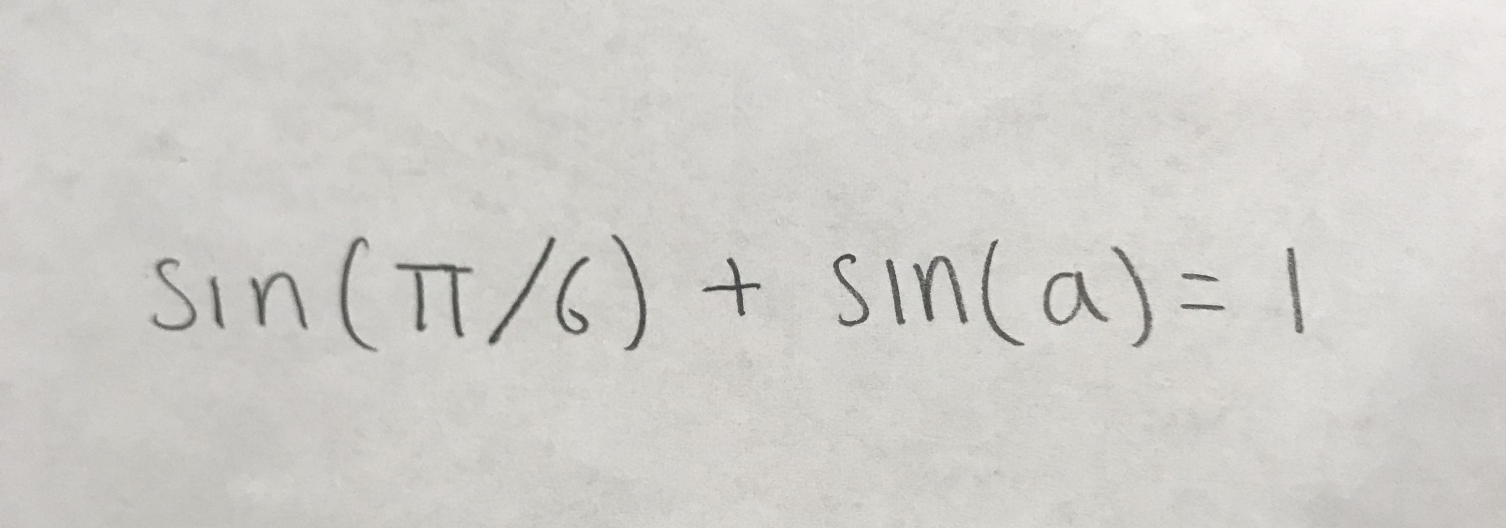
#> input picture IMG_3724.JPG, 3011 x 1056 px (shown at 1/2 size)
$ python main.py IMG_3724.JPG
#> lines starting #> are read from the running program, lines starting #| are printed output that depends on the picture; after the words box and inside, x2 and y2 are one past the last pixel; in counts of white or black regions, pixels touching at a corner belong together
### cv.py
import cv2
import numpy as np
from PIL import Image, ImageOps

#https://stackoverflow.com/questions/44650888/resize-an-image-without-distortion-opencv citation for this function
def resize2SquareKeepingAspectRation(img, size, interpolation):
  h, w = img.shape[:2]
  c = None if len(img.shape) < 3 else img.shape[2]
  if h == w: return cv2.resize(img, (size, size), interpolation)
  if h > w: dif = h
  else:     dif = w
  x_pos = int((dif - w)/2.)
  y_pos = int((dif - h)/2.)
  if c is None:
    mask = np.zeros((dif, dif), dtype=img.dtype)
    mask[y_pos:y_pos+h, x_pos:x_pos+w] = img[:h, :w]
  else:
    mask = np.zeros((dif, dif, c), dtype=img.dtype)
    mask[y_pos:y_pos+h, x_pos:x_pos+w, :] = img[:h, :w, :]
  return cv2.resize(mask, (size, size), interpolation)


def cv_imgs(imgpath):
    img = cv2.imread(imgpath)
    morph = img.copy()
    morph = cv2.fastNlMeansDenoising(img)
    # cv2.imwrite("denoise.png", morph)
    kernel = cv2.getStructuringElement(cv2.MORPH_RECT, (3, 15))
    gray = cv2.cvtColor(morph, cv2.COLOR_BGR2GRAY)
    # cv2.imwrite("gray.png", gray)
    gradient_image = cv2.morphologyEx(gray, cv2.MORPH_GRADIENT, kernel)
    # cv2.imwrite("morphology.png", gradient_image)

    blur = cv2.medianBlur(gradient_image,3)
    # cv2.imwrite("blur.png", blur)

    ret, thing = cv2.threshold(blur, 5, 255.0, cv2.THRESH_BINARY + cv2.THRESH_OTSU)


    th3 = cv2.adaptiveThreshold(thing,255,cv2.ADAPTIVE_THRESH_GAUSSIAN_C,\
            cv2.THRESH_BINARY_INV,11,2)
    # cv2.imwrite("threshold.png", th3)


    img_dilation = cv2.dilate(th3, kernel, iterations=4)
    # cv2.imwrite("dilate.png", img_dilation)
    conturs_lst = cv2.findContours(img_dilation, cv2.RETR_EXTERNAL, cv2.CHAIN_APPROX_SIMPLE)[-2]


    coor_lst = []
    for cnt in conturs_lst:
        x,y,w,h = cv2.boundingRect(cnt)
        if w < 35 or h < 35:
            continue
        coor_lst.append((x,y,w,h))


    coor_lst.sort(key=lambda tup: tup[0])
    pic_lst = []
    exp_lst = []
    comp = 0
    for coor in coor_lst:
        comp +=1
        x = coor[0]
        y = coor[1]
        w = coor[2]
        h = coor[3]
        cv2.rectangle(img, (x,y), (x+w, y+h), (255, 0, 255), 1, cv2.LINE_AA)
        roi = 0
        if h > w:
            roi = img[y+30:y+h-30, x+2:x+w-2]
        if h < w:
            roi = img[y+2:y+h-2, x+2:x+w-2]

        exp_stuff = [x,y,w,h]
        exp_lst.append(exp_stuff)
        # cv2.imwrite(str(comp) + '.jpg', roi)
        # cv2.imwrite(str(comp) + 'seeing.jpg', roi)

        # new_img = cv2.imread(str(comp) + '.jpg', cv2.IMREAD_GRAYSCALE)
        #No need to write locally?
        new_img = cv2.cvtColor(roi, cv2.COLOR_RGB2GRAY)

        thresh, im_bw = cv2.threshold(new_img, 128, 255, cv2.THRESH_BINARY | cv2.THRESH_OTSU)
        final = cv2.bitwise_not(im_bw)
        resize_img = 0
        if h > w:
            resize_img = resize2SquareKeepingAspectRation(final, h-60, interpolation = cv2.INTER_AREA)
        if h < w:
            resize_img = resize2SquareKeepingAspectRation(final, w-60, interpolation = cv2.INTER_AREA)
        else:
            resize_img = resize2SquareKeepingAspectRation(final, h, interpolation = cv2.INTER_AREA)
        dilation = cv2.dilate(resize_img,np.ones((5,5),np.uint8),iterations = 1)
        resize_img = resize2SquareKeepingAspectRation(dilation, 26, interpolation = cv2.INTER_AREA)
        constant = cv2.copyMakeBorder(resize_img, 1, 1, 1, 1, cv2.BORDER_CONSTANT, value=[0,0,0])

        # cv2.imwrite(str(comp) + '.jpg', constant)
        pic_lst.append(constant)
    cv2.imwrite("bounded.png", img)
    return pic_lst, exp_lst

### exponent.py
from sklearn.cluster import KMeans
import numpy as np

sample = [(4,4,4,4),
(8,4,4,4),
(9,5,2,2),
(12,4,4,4),
(16,4,4,4),
(20,4,4,4),
(21,5,2,2),
]

sample2 = [(206,142,102,125),
(282,17,82,153),
(394,142,76,123),
(563,75,83,178),
(684,81,84,192)]

sample3 = [
[382, 423, 153, 189],
[577, 246, 66, 157],
[773, 425, 92, 160],
[1105, 352, 84, 215],
[1273, 228, 64, 152],
[1441, 416, 101, 115],
[1667, 311, 78, 256],
[1854, 368, 109, 122],
[2050, 293, 116, 240]
]

def expo(coor_lst):
    expo_lst = [0]
    for i in range(1,len(coor_lst)):
        lowBound = coor_lst[i][1] + coor_lst[i][3]
        midL = coor_lst[i-1][1] + (coor_lst[i-1][3]/2)
        midR = midL
        if i < len(coor_lst)-1:
            midR = coor_lst[i+1][1] + (coor_lst[i+1][3]/2)
        if lowBound < midL or lowBound < midR:
            expo_lst.append(1)
        else:
            expo_lst.append(0)
    return expo_lst

### trying.py
import keras
from keras.models import Sequential
from keras.layers import Dense, Dropout, Flatten
from keras.layers import Conv2D, MaxPooling2D
from keras.utils import to_categorical
from keras.preprocessing import image
import numpy as np
import pandas as pd
from PIL import Image
import cv2
from keras.models import model_from_yaml
from one import gradient


index_value_dict = {
    "0": "0",
    "1": "1",
    "2": "2",
    "3": "3",
    "4": "4",
    "5": "5",
    "6": "6",
    "7": "7",
    "8": "8",
    "9": "9",
    "10": ")",
    "11": "(",
    "12": "+",
    "13": "-",
    "14": "*",
    "15": "a",
    "16": "c",
    "17": "n",
    "18": "=",
    "19": "e",
    "20": "pi",
    "21": "/"
}

equals_minus_dict = {
    "0": "=",
    "1": "-"
}


def get_rep(image):

    # [8 lines of commented-out code are left out]
    yaml_file = open('models/test1.yaml', 'r')
    loaded_model_yaml = yaml_file.read()
    yaml_file.close()
    loaded_model = model_from_yaml(loaded_model_yaml)
    loaded_model.load_weights("models/test1.h5")

    # [6 lines of commented-out code are left out]


    im = image
    im = cv2.resize(im,  (28, 28))
    im.reshape((28,28))

    batch = np.expand_dims(im,axis=0)
    batch = np.expand_dims(batch,axis=3)

    final = loaded_model.predict(batch, batch_size=1)
    lmao = max(final[0])
    result = [i for i, j in enumerate(final[0]) if j == lmao]
    return_value = index_value_dict[str(result[0])]
    if return_value == "1":
        return_value = gradient(im)
    if return_value == "=" or return_value == "-":
        yaml_file = open('models/minusequals.yaml', 'r')
        loaded_model_yaml = yaml_file.read()
        yaml_file.close()
        loaded_model = model_from_yaml(loaded_model_yaml)
        loaded_model.load_weights("models/minusequals.h5")
        final = loaded_model.predict(batch, batch_size=1)
        lmao = max(final[0])
        result = [i for i, j in enumerate(final[0]) if j == lmao]
        return_value = equals_minus_dict[str(result[0])]

    return return_value

### main.py
from cv import cv_imgs
from trying import get_rep
from exponent import expo
from interpret import interpret
import sys


def main():
    curr_lst, exp_lst = cv_imgs(sys.argv[1])
#> in cv_imgs, img is the input picture: shape (1056, 3011, 3); mean B, G, R 202.6, 206.8, 208.4
#> in cv_imgs, `ret, thing = cv2.threshold(blur, 5, 255.0, cv2.THRESH_BINARY + cv2.THR..`:
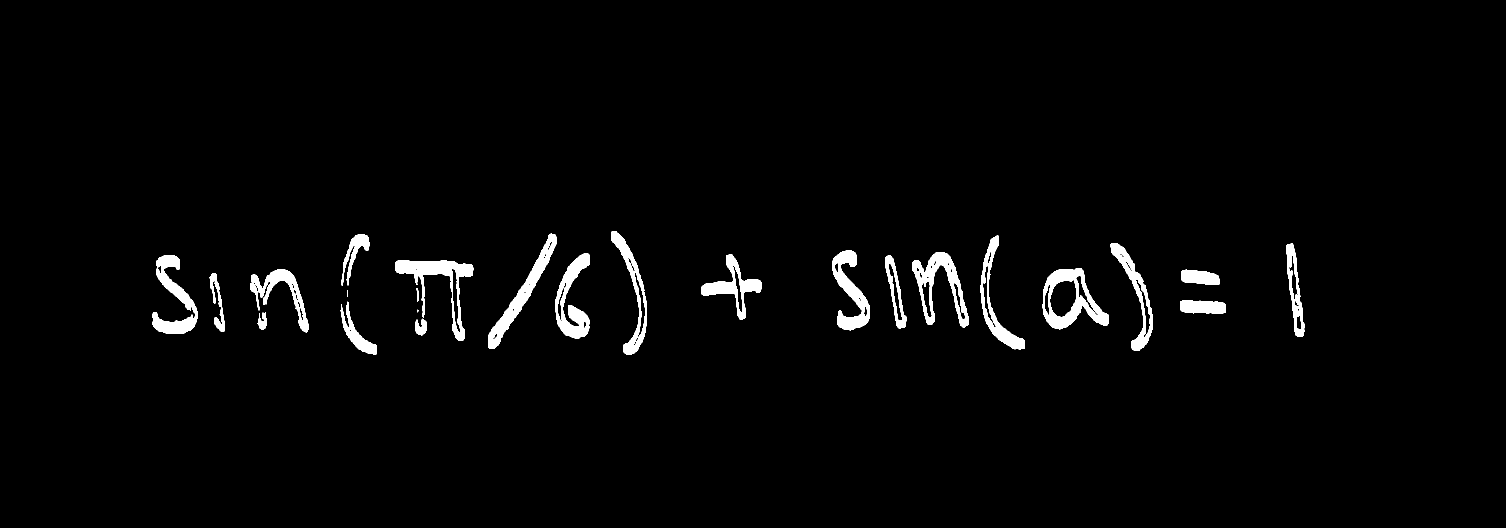
#> thing: shape (1056, 3011) (shown at 1/2 size); 2.3% white; 24 white regions (1 under 20 px), largest, box (x1, y1, x2, y2) and area: (2085, 536, 2218, 659) 6347, (790, 520, 947, 682) 5954, (976, 467, 1113, 697) 5632
#> in cv_imgs, `ret, thing = cv2.threshold(blur, 5, 255.0, cv2.THRESH_BINARY + cv2.THR..`: ret = 51
#> in cv_imgs, `th3 = cv2.adaptiveThreshold(thing,255,cv2.ADAPTIVE_THRESH_GAUSSIAN_C,\..`: th3: shape (1056, 3011); 1.8% white; 81 white regions (30 under 20 px), largest, box (x1, y1, x2, y2) and area: (785, 515, 952, 687) 4845, (495, 533, 622, 669) 3556, (1820, 500, 1942, 660) 3313
#> in cv_imgs, `img_dilation = cv2.dilate(th3, kernel, iterations=4)`:
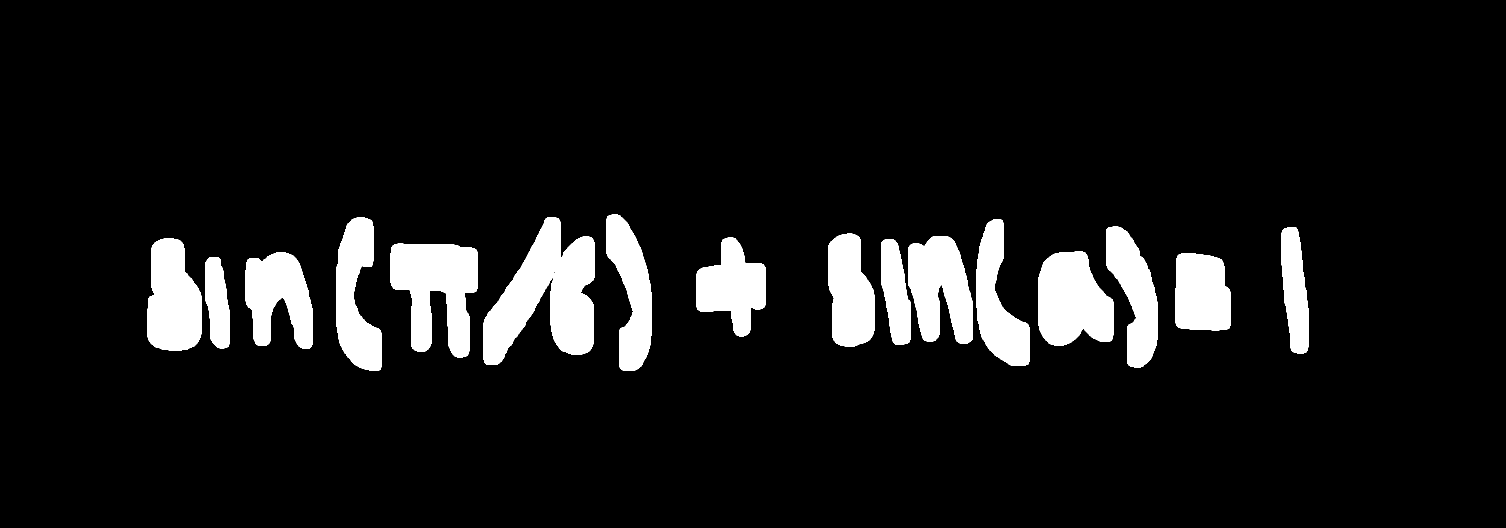
#> img_dilation: shape (1056, 3011) (shown at 1/2 size); 8.9% white; 16 white regions
#> in cv_imgs, `conturs_lst = cv2.findContours(img_dilation, cv2.RETR_EXTERNAL, cv2.CH..`: conturs_lst = 16 contours; largest, box (x1, y1, x2, y2) and area: (967, 435, 1189, 730) 35568, (781, 487, 956, 715) 25480, (2076, 503, 2227, 691) 21940, (1816, 472, 1946, 688) 19600, (295, 477, 404, 701) 19152
#> the loop in cv_imgs, `for cnt in conturs_lst:` made 16 passes
#> (x, y, w, h) on passes 1 to 12: (411, 514, 48, 183), (2351, 507, 110, 154), (491, 505, 135, 192), (2076, 503, 151, 188), (781, 487, 175, 228), (1762, 478, 60, 212), (295, 477, 109, 224), (1393, 475, 139, 198), (1816, 472, 130, 216), (1656, 467, 93, 226), (2563, 454, 55, 253), (2212, 453, 103, 282)
#> after the loop in cv_imgs, `for cnt in conturs_lst:`: coor_lst = 16 items, first 6: (411, 514, 48, 183), (2351, 507, 110, 154), (491, 505, 135, 192), (2076, 503, 151, 188), (781, 487, 175, 228), (1762, 478, 60, 212)
#> the loop in cv_imgs, `for coor in coor_lst:` made 16 passes
#> (x, y, exp_stuff, thresh) on passes 1 to 12: (295, 477, [295, 477, 109, 224], 162), (411, 514, [411, 514, 48, 183], 150), (491, 505, [491, 505, 135, 192], 155), (673, 435, [673, 435, 90, 307], 156), (781, 487, [781, 487, 175, 228], 152), (967, 435, [967, 435, 222, 295], 151), (1213, 429, [1213, 429, 90, 313], 149), (1393, 475, [1393, 475, 139, 198], 144), (1656, 467, [1656, 467, 93, 226], 151), (1762, 478, [1762, 478, 60, 212], 152), (1816, 472, [1816, 472, 130, 216], 155), (1952, 438, [1952, 438, 107, 294], 155)
#> pass 1, in cv_imgs, `roi = img[y+30:y+h-30, x+2:x+w-2]`:
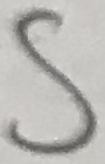
#> roi: shape (164, 105, 3); mean B, G, R 181.2, 185.1, 186.3
#> pass 1, in cv_imgs, `thresh, im_bw = cv2.threshold(new_img, 128, 255, cv2.THRESH_BINARY | c..`:
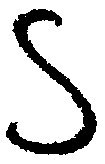
#> im_bw: shape (164, 105); 82.2% white; 1 black region, box (x1, y1, x2, y2) and area: (6, 9, 97, 155) 3060
#> after the loop in cv_imgs, `for coor in coor_lst:`:
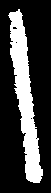
#> final: shape (193, 51); 25.4% white; 1 white region, box (x1, y1, x2, y2) and area: (8, 9, 43, 183) 2505
#> after the loop in cv_imgs, `for coor in coor_lst:`:
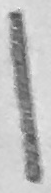
#> new_img: shape (193, 51); min 76, max 244, mean 189.1
#> after the loop in cv_imgs, `for coor in coor_lst:`:
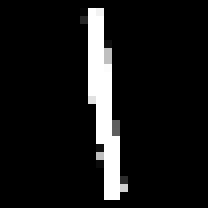
#> resize_img: shape (26, 26) (shown 8 times larger); min 0, max 255, mean 21.9
#> after the loop in cv_imgs, `for coor in coor_lst:`: comp = 16; exp_lst = 16 items, first 6: [295, 477, 109, 224], [411, 514, 48, 183], [491, 505, 135, 192], [673, 435, 90, 307], [781, 487, 175, 228], [967, 435, 222, 295]; pic_lst = 16 items
#> curr_lst = 16 items
    #1 is exp, 0 != exp
    is_exp = expo(exp_lst)
#> the loop in expo, `for i in range(1,len(coor_lst)):` made 15 passes
#> (lowBound, midL) on passes 1 to 12: (697, 589), (697, 605.5), (742, 601), (715, 588.5), (730, 601), (742, 582.5), (673, 585.5), (693, 574), (690, 580), (688, 584), (732, 580), (691, 585)
#> after the loop in expo, `for i in range(1,len(coor_lst)):`: expo_lst = [0, 0, 0, 0, 0, 0, 0, 0, 0, 0, 0, 0, 0, 0, 0, 0]
#> is_exp = [0, 0, 0, 0, 0, 0, 0, 0, 0, 0, 0, 0, 0, 0, 0, 0]
    final_array = []
    for item in curr_lst:
        curr_val = get_rep(item)
        final_array.append(curr_val)
#> this loop made 1 pass
#> after the loop, final_array = []

    final_str = ""
    flag = False
    print(final_array)
    print(is_exp)
    for index in range(len(is_exp)):
        if is_exp[index] == 0:
            if flag == False:
                final_str += final_array[index]
            else:
                final_str += (")" + final_array[index])
                flag = False
        else:
            if flag == False:
                final_str += "**(" + final_array[index]
                if index  == len(is_exp) - 1:
                    final_str += ")"
                else:
                    flag = True
            else:
                final_str += final_array[index]

    print('Your Equation is: ' + final_str)
    eval = interpret(final_str)
    print(eval)

if __name__ == "__main__":
    main()
#> (the call stopped at in get_rep, `loaded_model = model_from_yaml(loaded_model_yaml)`: keras is not available in this run)
